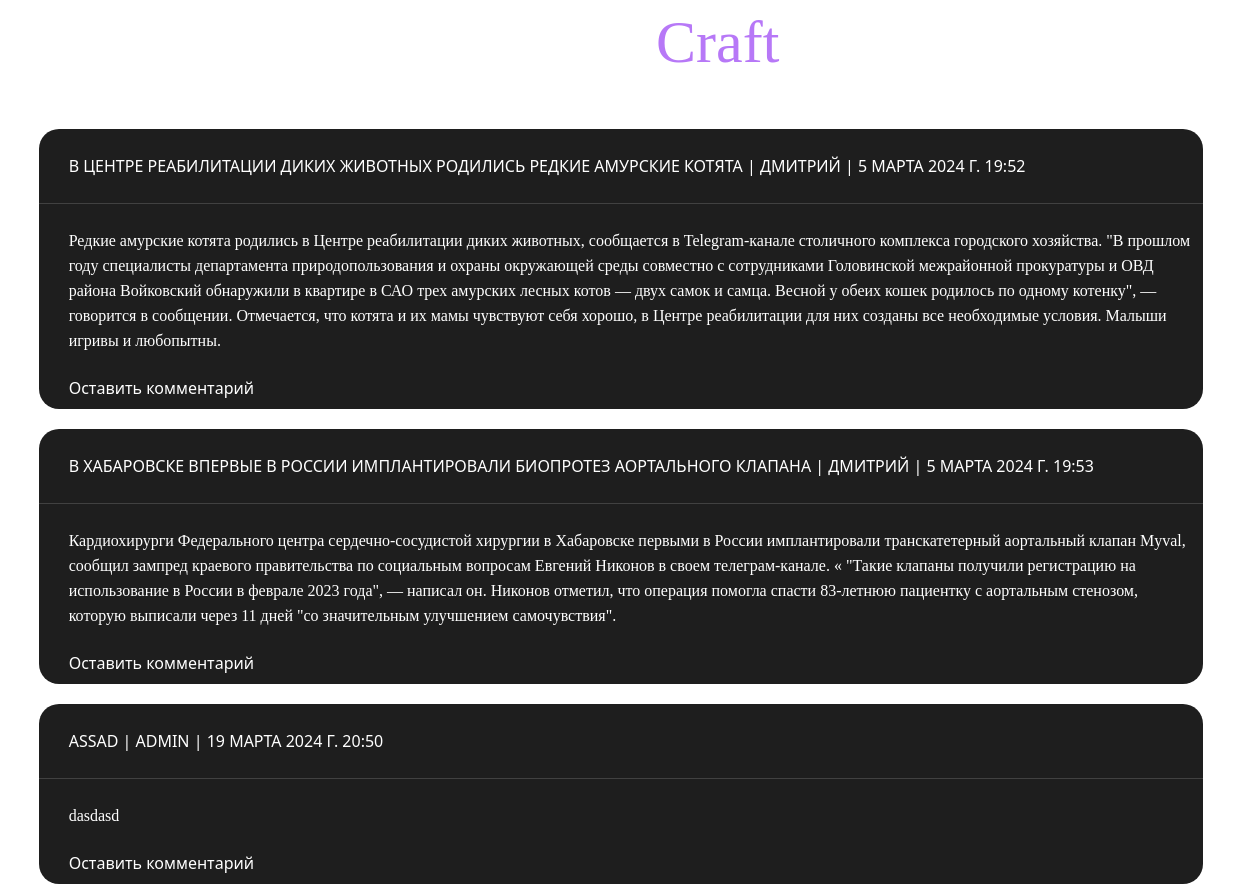
/articles/, run on an earlier commit of the app's database.
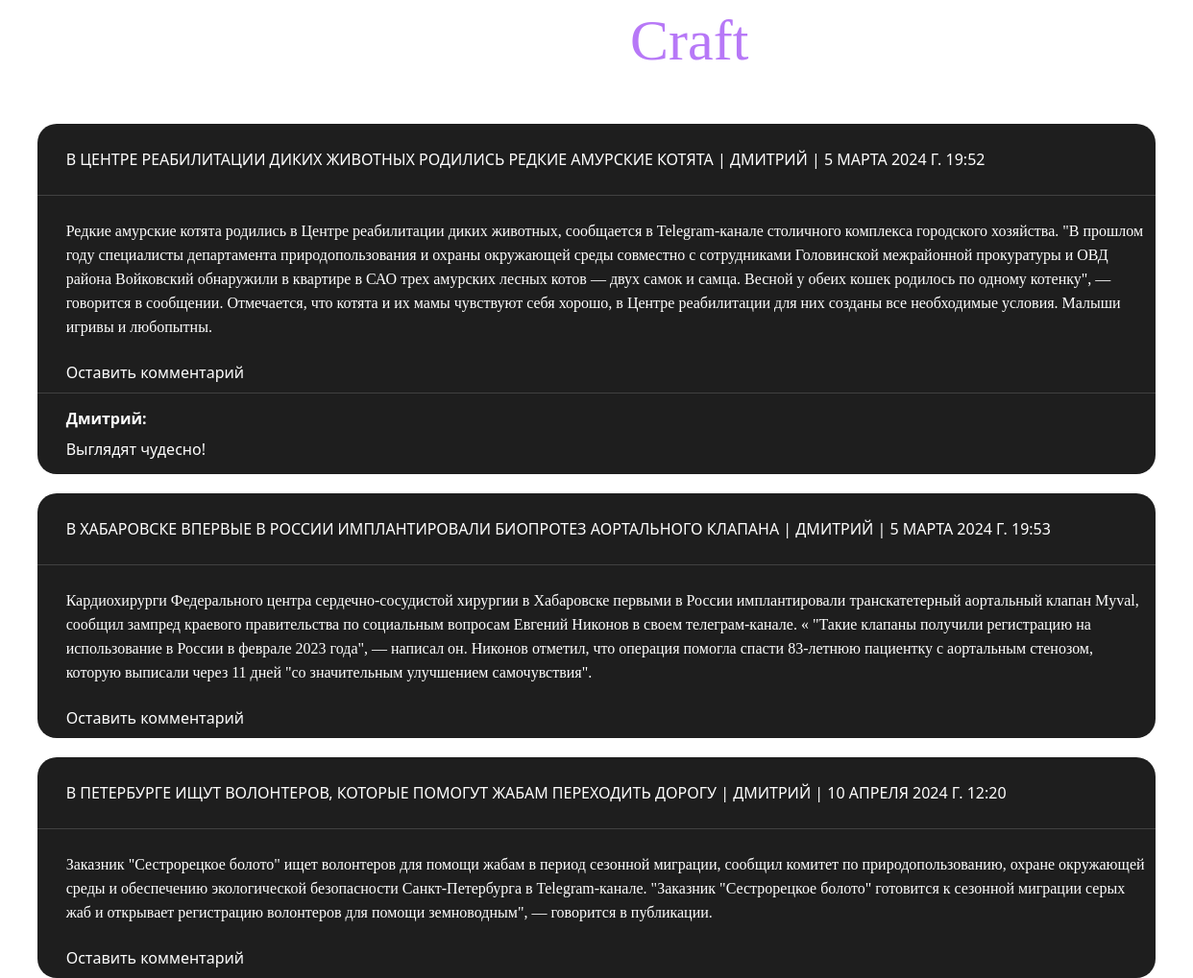
And on a later commit of the database.
### articles/models.py (models this page shows)
class articles(models.Model):
    title=models.CharField(max_length=255)
    body=models.TextField()
    date=models.DateTimeField(auto_now_add=True)
    author=models.ForeignKey(
        settings.AUTH_USER_MODEL,
        on_delete=models.CASCADE,
    )

class comments(models.Model):
    article=models.ForeignKey(articles, on_delete=models.CASCADE,
                              related_name='comments')
    comment=models.CharField(max_length=255)
    author=models.ForeignKey(
        settings.AUTH_USER_MODEL,
        on_delete=models.CASCADE,
    )

### users/models.py (models this page shows)
class CustomUser(AbstractUser):
    age = models.PositiveIntegerField(default=0)

### articles/views.py (the view)
# urls.py: path('', views.ArticlesListView.as_view(), name='articles_list'),
class ArticlesListView(ListView):
    model = articles
    template_name = 'articles_list.html'

### templates/articles_list.html
{% extends 'base.html' %}
{% block content %}
    <div class="new_post">
        <a href="{% url 'articles_create' %}">Добавить новый пост</a>
    </div>
    {% for articles in object_list %}
    <div class="list_main">
            <div class="list_title">
               <p class="list_title_text">
                <a href="{% url 'articles_detail' articles.pk %}">{{ articles.title }} |</a>
                {{ articles.author }} |
                {{ articles.date}}</p>
            </div>
            <div class="list_body">
                <p class="list_body_text"> {{ articles.body }}</p>
            </div>
            <div class="new_comm">
                <a href="{% url 'comments_create' articles.pk %}">Оставить комментарий</a>
            </div>
        {% for comments in articles.comments.all %}
        <div class="comm_main">
            <div class="comm_author">
               <p class="comm_author_text">{{ comments.author }}:</p>
            </div>
            <div class="comm_body">
                <p class="comm_body_text"> {{ comments.comment}}</p>
            </div>
        </div>
        {% endfor %}
    </div>
    {% endfor %}
{% endblock %}

What changed in the data, as far as the page shows it:
removed articles: title "ASSAD", author "ADMIN", date "19 МАРТА 2024 Г. 20:50", body "dasdasd"
added comments: author "Дмитрий", comment "Выглядят чудесно!", shown under articles "В ЦЕНТРЕ РЕАБИЛИТАЦИИ ДИКИХ ЖИВОТНЫХ РОДИЛИСЬ РЕДКИЕ АМУРСКИЕ КОТЯТА"
added articles: title "В ПЕТЕРБУРГЕ ИЩУТ ВОЛОНТЕРОВ, КОТОРЫЕ ПОМОГУТ ЖАБАМ ПЕРЕХОДИТЬ ДОРОГУ", author "ДМИТРИЙ", date "10 АПРЕЛЯ 2024 Г. 12:20", body "Заказник \"Сестрорецкое болото\" ищет волонтеров для помощи жабам в период сезонной миграции, сообщил комитет по природопользованию, охране окружающей среды и обеспечению экологической безопасности Санкт-Петербурга в Telegram-канале. \"Заказник \"Сестрорецкое болото\" готовится к сезонной миграции серых жаб и открывает регистрацию волонтеров для помощи земноводным\", — говорится в публикации."
